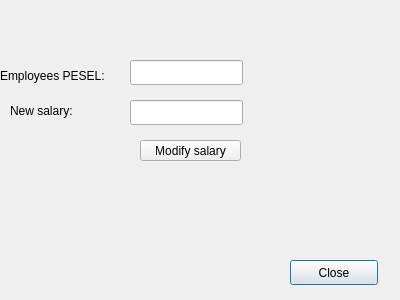
<?xml version="1.0" encoding="UTF-8"?>
<ui version="4.0">
 <class>ModifySalaryInEmployeeRecordForm</class>
 <widget class="QDialog" name="ModifySalaryInEmployeeRecordForm">
  <property name="geometry">
   <rect>
    <x>0</x>
    <y>0</y>
    <width>400</width>
    <height>300</height>
   </rect>
  </property>
  <property name="windowTitle">
   <string>Dialog</string>
  </property>
  <widget class="QPushButton" name="pushButton">
   <property name="geometry">
    <rect>
     <x>290</x>
     <y>260</y>
     <width>88</width>
     <height>25</height>
    </rect>
   </property>
   <property name="text">
    <string>Close</string>
   </property>
  </widget>
  <widget class="QLineEdit" name="lineEdit">
   <property name="geometry">
    <rect>
     <x>130</x>
     <y>60</y>
     <width>113</width>
     <height>25</height>
    </rect>
   </property>
  </widget>
  <widget class="QPushButton" name="pushButton_2">
   <property name="geometry">
    <rect>
     <x>140</x>
     <y>140</y>
     <width>101</width>
     <height>21</height>
    </rect>
   </property>
   <property name="text">
    <string>Modify salary</string>
   </property>
  </widget>
  <widget class="QLabel" name="label">
   <property name="geometry">
    <rect>
     <x>0</x>
     <y>60</y>
     <width>131</width>
     <height>31</height>
    </rect>
   </property>
   <property name="text">
    <string>Employees PESEL:</string>
   </property>
  </widget>
  <widget class="QLabel" name="label_2">
   <property name="geometry">
    <rect>
     <x>10</x>
     <y>100</y>
     <width>101</width>
     <height>21</height>
    </rect>
   </property>
   <property name="text">
    <string>New salary:</string>
   </property>
  </widget>
  <widget class="QLineEdit" name="lineEdit_2">
   <property name="geometry">
    <rect>
     <x>130</x>
     <y>100</y>
     <width>113</width>
     <height>25</height>
    </rect>
   </property>
  </widget>
 </widget>
 <resources/>
 <connections/>
</ui>
